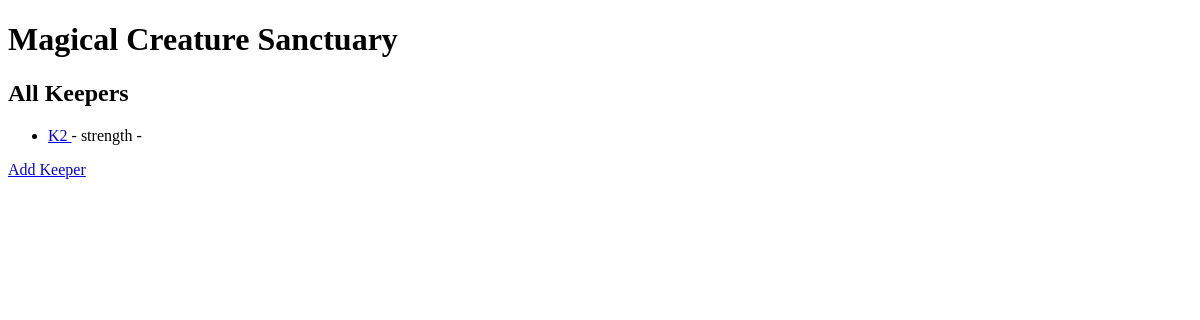
The app's page /magic/keepers/, older data.
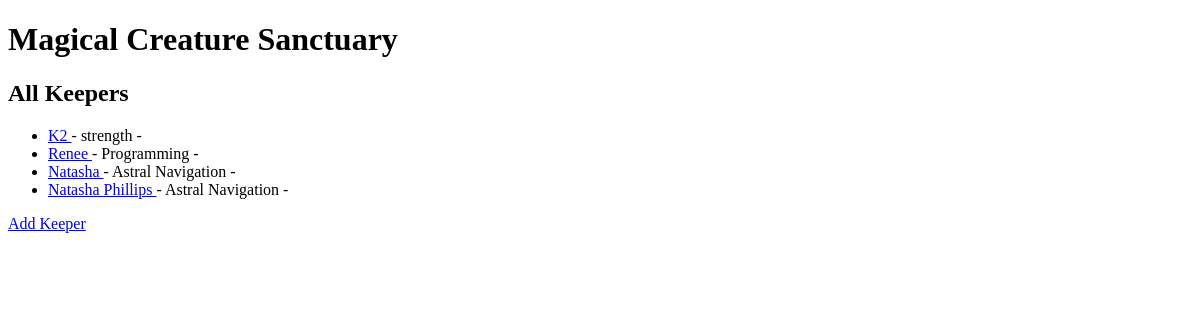
The same page, newer data.
### myapp/models.py (models this page shows, shortened)
class Keeper(models.Model):
    name = models.CharField(max_length=100)
    specialty = models.CharField(max_length=100, null=True, blank=True)
    hire_date = models.DateField()
    contact_email = models.EmailField(unique=True)

### myapp/views.py (the view)
# urls.py: path('keepers/', KeeperListView.as_view(), name='keeper_list'),
class KeeperListView(ListView):
    model = Keeper
    template_name = 'myapp/keeper_list.html'
    context_object_name = 'keepers'

### myapp/Templates/myapp/keeper_list.html (shortened to what this page needs)
{% extends 'myapp/base_magic.html' %}
{% block content %}
    <h2>All Keepers</h2>
    <ul>
        {% for keeper in keepers %}
            <li>
                <a href="{% url 'myapp:keeper_detail' keeper.pk %}">
                    {{keeper.name}}
                </a> - {{keeper.specialty}} - {{keeper.email}}
            </li>
        {%empty%}
            <li>
                The list is empty
            </li>
        {%endfor%}
    </ul>
    <a href="{% url 'myapp:keeper_create' %}">Add Keeper</a>
{% endblock content %}

### myapp/Templates/myapp/base_magic.html (shortened to what this page needs)
<!DOCTYPE html>
<html lang="en">
<head>
</head>
<body>
    <h1>Magical Creature Sanctuary</h1>
    {% block content %}{% endblock content %}
</body>
</html>

Row changes from the older to the newer data that the page shows:
added Keeper: name "Renee", specialty "Programming"
added Keeper: name "Natasha", specialty "Astral Navigation"
added Keeper: name "Natasha Phillips", specialty "Astral Navigation"
